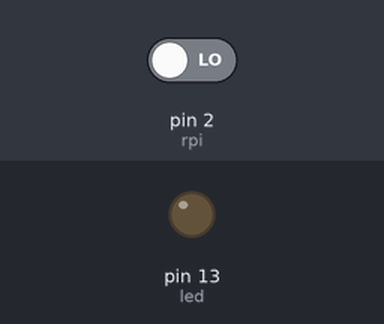
This sketch was run on a simulated Arduino Uno, built with avr-gcc and run on an emulated ATmega328P. On the bench: output pins drawn as LEDs (lit = HIGH). Inputs (shaded band) come from the test bench; at power-on: pin 2 (rpi) LOW.

Above: at 1.2 s.
1.3 s: pin 2 (rpi) driven HIGH
At 2.3 s:
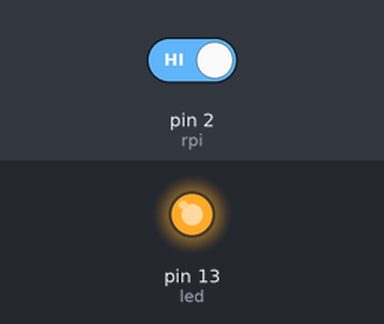
2.8 s: pin 2 (rpi) driven LOW
At 3.5 s:
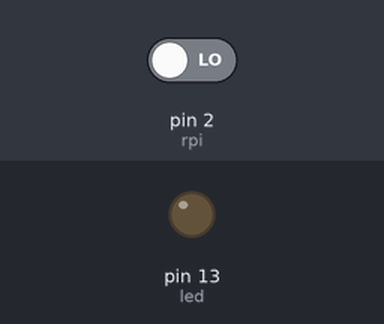
Timing chart, 0 to 5.8 s (numbered marks = the images above; inputs shaded):
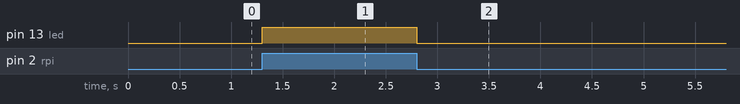

The sketch:

rpiTest.ino
```cpp
#define rpi 2
#define led 13

int state = 0;

void setup() {
  pinMode(rpi, INPUT);
  pinMode(led, OUTPUT);
}

void loop() {
  state = digitalRead(rpi);
  if(state){
    digitalWrite(led, 1);
  }else{
    digitalWrite(led, 0);
  }
}
```

Measured:
- after the input at 1.3 s, pin 13 (led): LOW → HIGH at once
- after the input at 2.8 s, pin 13 (led): HIGH → LOW at once
